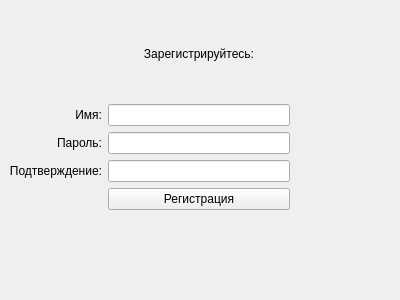
<?xml version="1.0" encoding="UTF-8"?>
<ui version="4.0">
 <class>RegistrationWindow</class>
 <widget class="QWidget" name="RegistrationWindow">
  <property name="geometry">
   <rect>
    <x>0</x>
    <y>0</y>
    <width>400</width>
    <height>300</height>
   </rect>
  </property>
  <property name="windowTitle">
   <string>Form</string>
  </property>
  <widget class="QWidget" name="gridLayoutWidget">
   <property name="geometry">
    <rect>
     <x>9</x>
     <y>9</y>
     <width>281</width>
     <height>201</height>
    </rect>
   </property>
   <layout class="QGridLayout" name="gridLayout">
    <item row="0" column="2">
     <widget class="QLabel" name="label">
      <property name="text">
       <string>Зарегистрируйтесь:</string>
      </property>
      <property name="alignment">
       <set>Qt::AlignCenter</set>
      </property>
     </widget>
    </item>
    <item row="3" column="2">
     <widget class="QLineEdit" name="lineEditConfirm"/>
    </item>
    <item row="4" column="2">
     <widget class="QPushButton" name="pushButtonRegistration">
      <property name="text">
       <string>Регистрация</string>
      </property>
     </widget>
    </item>
    <item row="2" column="2">
     <widget class="QLineEdit" name="lineEditPassword"/>
    </item>
    <item row="1" column="2">
     <widget class="QLineEdit" name="lineEditName"/>
    </item>
    <item row="3" column="0">
     <widget class="QLabel" name="label_4">
      <property name="text">
       <string>Подтверждение:</string>
      </property>
      <property name="alignment">
       <set>Qt::AlignRight|Qt::AlignTrailing|Qt::AlignVCenter</set>
      </property>
     </widget>
    </item>
    <item row="2" column="0">
     <widget class="QLabel" name="label_2">
      <property name="text">
       <string>Пароль:</string>
      </property>
      <property name="alignment">
       <set>Qt::AlignRight|Qt::AlignTrailing|Qt::AlignVCenter</set>
      </property>
     </widget>
    </item>
    <item row="1" column="0">
     <widget class="QLabel" name="label_3">
      <property name="text">
       <string>Имя:</string>
      </property>
      <property name="alignment">
       <set>Qt::AlignRight|Qt::AlignTrailing|Qt::AlignVCenter</set>
      </property>
     </widget>
    </item>
   </layout>
  </widget>
 </widget>
 <resources/>
 <connections/>
</ui>
